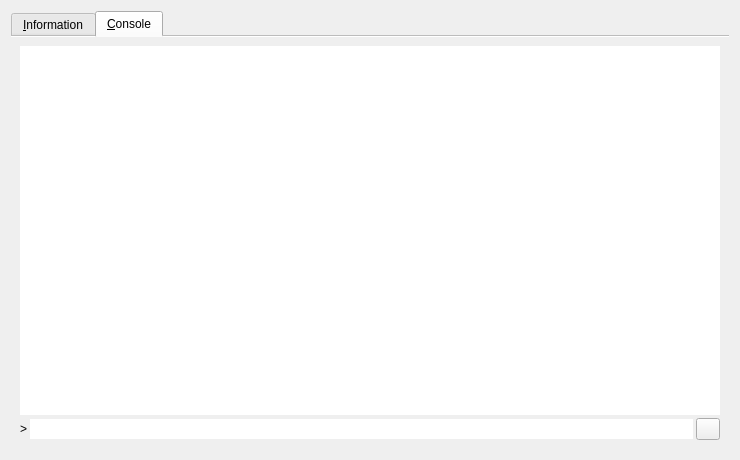
<?xml version="1.0" encoding="UTF-8"?>
<ui version="4.0">
 <class>RPCConsole</class>
 <widget class="QDialog" name="RPCConsole">
  <property name="geometry">
   <rect>
    <x>0</x>
    <y>0</y>
    <width>740</width>
    <height>460</height>
   </rect>
  </property>
  <property name="windowTitle">
   <string>AtheistCoin - Debug window</string>
  </property>
  <layout class="QVBoxLayout" name="verticalLayout_2">
   <item>
    <widget class="QTabWidget" name="tabWidget">
     <property name="tabShape">
      <enum>QTabWidget::Rounded</enum>
     </property>
     <property name="currentIndex">
      <number>1</number>
     </property>
     <property name="elideMode">
      <enum>Qt::ElideNone</enum>
     </property>
     <property name="documentMode">
      <bool>true</bool>
     </property>
     <widget class="QWidget" name="tab_info">
      <property name="contextMenuPolicy">
       <enum>Qt::DefaultContextMenu</enum>
      </property>
      <attribute name="title">
       <string>&amp;Information</string>
      </attribute>
      <layout class="QGridLayout" name="gridLayout" columnstretch="0,1">
       <property name="horizontalSpacing">
        <number>12</number>
       </property>
       <item row="0" column="0">
        <widget class="QLabel" name="label_9">
         <property name="font">
          <font>
           <weight>75</weight>
           <bold>true</bold>
          </font>
         </property>
         <property name="text">
          <string>AtheistCoin Core</string>
         </property>
        </widget>
       </item>
       <item row="1" column="0">
        <widget class="QLabel" name="label_5">
         <property name="text">
          <string>Client name</string>
         </property>
        </widget>
       </item>
       <item row="1" column="1">
        <widget class="QLabel" name="clientName">
         <property name="cursor">
          <cursorShape>IBeamCursor</cursorShape>
         </property>
         <property name="text">
          <string>N/A</string>
         </property>
         <property name="textFormat">
          <enum>Qt::PlainText</enum>
         </property>
         <property name="textInteractionFlags">
          <set>Qt::LinksAccessibleByMouse|Qt::TextSelectableByKeyboard|Qt::TextSelectableByMouse</set>
         </property>
        </widget>
       </item>
       <item row="2" column="0">
        <widget class="QLabel" name="label_6">
         <property name="text">
          <string>Client version</string>
         </property>
        </widget>
       </item>
       <item row="2" column="1">
        <widget class="QLabel" name="clientVersion">
         <property name="cursor">
          <cursorShape>IBeamCursor</cursorShape>
         </property>
         <property name="text">
          <string>N/A</string>
         </property>
         <property name="textFormat">
          <enum>Qt::PlainText</enum>
         </property>
         <property name="textInteractionFlags">
          <set>Qt::LinksAccessibleByMouse|Qt::TextSelectableByKeyboard|Qt::TextSelectableByMouse</set>
         </property>
        </widget>
       </item>
       <item row="3" column="0">
        <widget class="QLabel" name="label_14">
         <property name="text">
          <string>Using OpenSSL version</string>
         </property>
         <property name="indent">
          <number>10</number>
         </property>
        </widget>
       </item>
       <item row="3" column="1">
        <widget class="QLabel" name="openSSLVersion">
         <property name="cursor">
          <cursorShape>IBeamCursor</cursorShape>
         </property>
         <property name="text">
          <string>N/A</string>
         </property>
         <property name="textFormat">
          <enum>Qt::PlainText</enum>
         </property>
         <property name="textInteractionFlags">
          <set>Qt::LinksAccessibleByMouse|Qt::TextSelectableByKeyboard|Qt::TextSelectableByMouse</set>
         </property>
        </widget>
       </item>
       <item row="4" column="0">
        <widget class="QLabel" name="label_12">
         <property name="text">
          <string>Build date</string>
         </property>
        </widget>
       </item>
       <item row="4" column="1">
        <widget class="QLabel" name="buildDate">
         <property name="cursor">
          <cursorShape>IBeamCursor</cursorShape>
         </property>
         <property name="text">
          <string>N/A</string>
         </property>
         <property name="textFormat">
          <enum>Qt::PlainText</enum>
         </property>
         <property name="textInteractionFlags">
          <set>Qt::LinksAccessibleByMouse|Qt::TextSelectableByKeyboard|Qt::TextSelectableByMouse</set>
         </property>
        </widget>
       </item>
       <item row="5" column="0">
        <widget class="QLabel" name="label_13">
         <property name="text">
          <string>Startup time</string>
         </property>
        </widget>
       </item>
       <item row="5" column="1">
        <widget class="QLabel" name="startupTime">
         <property name="cursor">
          <cursorShape>IBeamCursor</cursorShape>
         </property>
         <property name="text">
          <string>N/A</string>
         </property>
         <property name="textFormat">
          <enum>Qt::PlainText</enum>
         </property>
         <property name="textInteractionFlags">
          <set>Qt::LinksAccessibleByMouse|Qt::TextSelectableByKeyboard|Qt::TextSelectableByMouse</set>
         </property>
        </widget>
       </item>
       <item row="6" column="0">
        <widget class="QLabel" name="label_11">
         <property name="font">
          <font>
           <weight>75</weight>
           <bold>true</bold>
          </font>
         </property>
         <property name="text">
          <string>Network</string>
         </property>
        </widget>
       </item>
       <item row="7" column="0">
        <widget class="QLabel" name="label_7">
         <property name="text">
          <string>Number of connections</string>
         </property>
        </widget>
       </item>
       <item row="7" column="1">
        <widget class="QLabel" name="numberOfConnections">
         <property name="cursor">
          <cursorShape>IBeamCursor</cursorShape>
         </property>
         <property name="text">
          <string>N/A</string>
         </property>
         <property name="textFormat">
          <enum>Qt::PlainText</enum>
         </property>
         <property name="textInteractionFlags">
          <set>Qt::LinksAccessibleByMouse|Qt::TextSelectableByKeyboard|Qt::TextSelectableByMouse</set>
         </property>
        </widget>
       </item>
       <item row="8" column="0">
        <widget class="QLabel" name="label_8">
         <property name="text">
          <string>On testnet</string>
         </property>
        </widget>
       </item>
       <item row="8" column="1">
        <widget class="QCheckBox" name="isTestNet">
         <property name="enabled">
          <bool>false</bool>
         </property>
         <property name="text">
          <string/>
         </property>
        </widget>
       </item>
       <item row="9" column="0">
        <widget class="QLabel" name="label_10">
         <property name="font">
          <font>
           <weight>75</weight>
           <bold>true</bold>
          </font>
         </property>
         <property name="text">
          <string>Block chain</string>
         </property>
        </widget>
       </item>
       <item row="10" column="0">
        <widget class="QLabel" name="label_3">
         <property name="text">
          <string>Current number of blocks</string>
         </property>
        </widget>
       </item>
       <item row="10" column="1">
        <widget class="QLabel" name="numberOfBlocks">
         <property name="cursor">
          <cursorShape>IBeamCursor</cursorShape>
         </property>
         <property name="text">
          <string>N/A</string>
         </property>
         <property name="textFormat">
          <enum>Qt::PlainText</enum>
         </property>
         <property name="textInteractionFlags">
          <set>Qt::LinksAccessibleByMouse|Qt::TextSelectableByKeyboard|Qt::TextSelectableByMouse</set>
         </property>
        </widget>
       </item>
       <item row="11" column="0">
        <widget class="QLabel" name="label_4">
         <property name="text">
          <string>Estimated total blocks</string>
         </property>
        </widget>
       </item>
       <item row="11" column="1">
        <widget class="QLabel" name="totalBlocks">
         <property name="cursor">
          <cursorShape>IBeamCursor</cursorShape>
         </property>
         <property name="text">
          <string>N/A</string>
         </property>
         <property name="textFormat">
          <enum>Qt::PlainText</enum>
         </property>
         <property name="textInteractionFlags">
          <set>Qt::LinksAccessibleByMouse|Qt::TextSelectableByKeyboard|Qt::TextSelectableByMouse</set>
         </property>
        </widget>
       </item>
       <item row="12" column="0">
        <widget class="QLabel" name="label_2">
         <property name="text">
          <string>Last block time</string>
         </property>
        </widget>
       </item>
       <item row="12" column="1">
        <widget class="QLabel" name="lastBlockTime">
         <property name="cursor">
          <cursorShape>IBeamCursor</cursorShape>
         </property>
         <property name="text">
          <string>N/A</string>
         </property>
         <property name="textFormat">
          <enum>Qt::PlainText</enum>
         </property>
         <property name="textInteractionFlags">
          <set>Qt::LinksAccessibleByMouse|Qt::TextSelectableByKeyboard|Qt::TextSelectableByMouse</set>
         </property>
        </widget>
       </item>
       <item row="13" column="0">
        <spacer name="verticalSpacer_2">
         <property name="orientation">
          <enum>Qt::Vertical</enum>
         </property>
         <property name="sizeHint" stdset="0">
          <size>
           <width>20</width>
           <height>20</height>
          </size>
         </property>
        </spacer>
       </item>
       <item row="14" column="0">
        <widget class="QLabel" name="labelDebugLogfile">
         <property name="font">
          <font>
           <weight>75</weight>
           <bold>true</bold>
          </font>
         </property>
         <property name="text">
          <string>Debug log file</string>
         </property>
        </widget>
       </item>
       <item row="15" column="0">
        <widget class="QPushButton" name="openDebugLogfileButton">
         <property name="toolTip">
          <string>Open the AtheistCoin debug log file from the current data directory. This can take a few seconds for large log files.</string>
         </property>
         <property name="text">
          <string>&amp;Open</string>
         </property>
         <property name="autoDefault">
          <bool>false</bool>
         </property>
        </widget>
       </item>
       <item row="16" column="0">
        <widget class="QLabel" name="labelCLOptions">
         <property name="font">
          <font>
           <weight>75</weight>
           <bold>true</bold>
          </font>
         </property>
         <property name="text">
          <string>Command-line options</string>
         </property>
        </widget>
       </item>
       <item row="17" column="0">
        <widget class="QPushButton" name="showCLOptionsButton">
         <property name="toolTip">
          <string>Show the AtheistCoin-Qt help message to get a list with possible command-line options.</string>
         </property>
         <property name="text">
          <string>&amp;Show</string>
         </property>
         <property name="autoDefault">
          <bool>false</bool>
         </property>
        </widget>
       </item>
       <item row="18" column="0">
        <spacer name="verticalSpacer">
         <property name="orientation">
          <enum>Qt::Vertical</enum>
         </property>
         <property name="sizeHint" stdset="0">
          <size>
           <width>20</width>
           <height>40</height>
          </size>
         </property>
        </spacer>
       </item>
      </layout>
     </widget>
     <widget class="QWidget" name="tab_console">
      <attribute name="title">
       <string>&amp;Console</string>
      </attribute>
      <layout class="QVBoxLayout" name="verticalLayout_3">
       <property name="spacing">
        <number>3</number>
       </property>
       <item>
        <widget class="QTextEdit" name="messagesWidget">
         <property name="minimumSize">
          <size>
           <width>0</width>
           <height>100</height>
          </size>
         </property>
         <property name="frameShape">
          <enum>QFrame::NoFrame</enum>
         </property>
         <property name="frameShadow">
          <enum>QFrame::Plain</enum>
         </property>
         <property name="readOnly">
          <bool>true</bool>
         </property>
         <property name="tabKeyNavigation" stdset="0">
          <bool>false</bool>
         </property>
         <property name="columnCount" stdset="0">
          <number>2</number>
         </property>
        </widget>
       </item>
       <item>
        <layout class="QHBoxLayout" name="horizontalLayout">
         <property name="spacing">
          <number>3</number>
         </property>
         <item>
          <widget class="QLabel" name="label">
           <property name="text">
            <string notr="true">&gt;</string>
           </property>
          </widget>
         </item>
         <item>
          <widget class="QLineEdit" name="lineEdit">
           <property name="frame">
            <bool>false</bool>
           </property>
          </widget>
         </item>
         <item>
          <widget class="QPushButton" name="clearButton">
           <property name="maximumSize">
            <size>
             <width>24</width>
             <height>24</height>
            </size>
           </property>
           <property name="toolTip">
            <string>Clear console</string>
           </property>
           <property name="text">
            <string/>
           </property>
           <property name="icon">
            <iconset resource="../bitcoin.qrc">
             <normaloff>:/icons/remove</normaloff>:/icons/remove</iconset>
           </property>
           <property name="shortcut">
            <string notr="true">Ctrl+L</string>
           </property>
           <property name="autoDefault">
            <bool>false</bool>
           </property>
          </widget>
         </item>
        </layout>
       </item>
      </layout>
     </widget>
    </widget>
   </item>
  </layout>
 </widget>
 <resources>
  <include location="../bitcoin.qrc"/>
 </resources>
 <connections/>
</ui>
